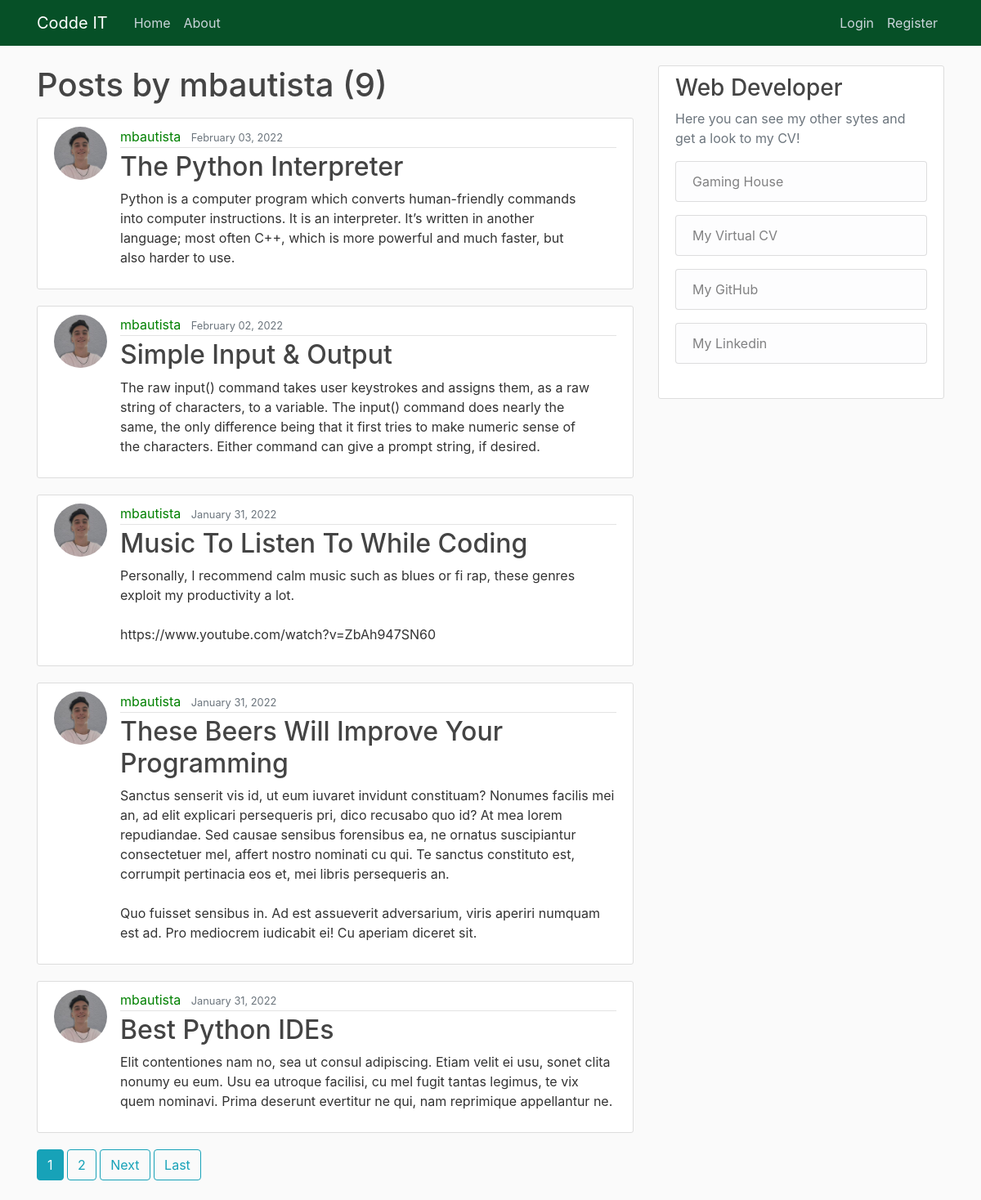
Page /user/mbautista on the committed database.
### blog/models.py (models this page shows, shortened)
class Post(models.Model):
    title = models.CharField(max_length=100)
    content = models.TextField()
    date_posted = models.DateTimeField(default=timezone.now)
    author = models.ForeignKey(User, on_delete=models.CASCADE)

### users/models.py (models this page shows, shortened)
class Profile(models.Model):
    user = models.OneToOneField(User, on_delete=models.CASCADE)
    image = models.ImageField(default='default.jpg', upload_to='profile_pics')

### blog/views.py (the view)
# urls.py: path('user/<str:username>', UserPostListView.as_view(), name='user-posts'),
class UserPostListView(ListView):
    model = Post
    template_name = 'blog/user_posts.html'  # <app>/<model>_<viewtype>.html
    context_object_name = 'posts'
    paginate_by = 5
    def get_queryset(self):
        user = get_object_or_404(User, username=self.kwargs.get('username'))
        return Post.objects.filter(author=user).order_by('-date_posted')

### blog/templates/blog/user_posts.html (shortened to what this page needs)
{% extends "blog/base.html" %}
{% block content %}
    <h1 class="mb-3">Posts by {{ view.kwargs.username }} ({{ page_obj.paginator.count }})</h1>
    {% for post in posts %}
        <article class="media content-section">
          <img class="rounded-circle article-img" src="{{ post.author.profile.image.url }}">
          <div class="media-body">
            <div class="article-metadata">
              <a class="mr-2 style=" style="color: green;" href="{% url 'user-posts' post.author.username %}">{{ post.author }}</a>
              <small class="text-muted">{{ post.date_posted|date:"F d, Y" }}</small>
            </div>
            <h2><a class="article-title" href="{% url 'post-detail' post.id %}">{{ post.title }}</a></h2>
            <p class="article-content">{{ post.content }}</p>
          </div>
        </article>
    {% endfor %}
    {% if is_paginated %}
      {% for num in page_obj.paginator.page_range %}
        {% if page_obj.number == num %}
          <a class="btn btn-info mb-4" href="?page={{ num }}">{{ num }}</a>
        {% elif num > page_obj.number|add:'-3' and num < page_obj.number|add:'3' %}
          <a class="btn btn-outline-info mb-4" href="?page={{ num }}">{{ num }}</a>
        {% endif %}
      {% endfor %}
      {% if page_obj.has_next %}
        <a class="btn btn-outline-info mb-4" href="?page={{ page_obj.next_page_number }}">Next</a>
        <a class="btn btn-outline-info mb-4" href="?page={{ page_obj.paginator.num_pages }}">Last</a>
      {% endif %}
    {% endif %}
{% endblock content %}

### blog/static/blog/main.css (style rules this page uses)
body { background: #fafafa; color: #333333; margin-top: 5rem; }
h1, h2, h3, h4, h5, h6 { color: #444444; }
.content-section { background: #ffffff; padding: 10px 20px; border: 1px solid #dddddd; border-radius: 3px; margin-bottom: 20px; }
.article-title { color: #444444; }
.article-content { white-space: pre-line; }
.article-img { height: 65px; width: 65px; margin-right: 16px; }
.article-metadata { padding-bottom: 1px; margin-bottom: 4px; border-bottom: 1px solid #e3e3e3 }

### rows in the picture
Post: author.profile.image (picture), author "mbautista", date_posted "February 03, 2022", title "The Python Interpreter", content "Python is a computer program which converts human-friendly commands into computer instructions. It is an interpreter. It’s written in another language; most often C++, which is more powerful and much faster, but also harder to use."
Post: author.profile.image (picture), author "mbautista", date_posted "February 02, 2022", title "Simple Input & Output", content "The raw input() command takes user keystrokes and assigns them, as a raw string of characters, to a variable. The input() command does nearly the same, the only difference being that it first tries to make numeric sense of the characters. Either command can give a prompt string, if desired."
Post: author.profile.image (picture), author "mbautista", date_posted "January 31, 2022", title "Music To Listen To While Coding", content "Personally, I recommend calm music such as blues or fi rap, these genres exploit my productivity a lot. https://www.youtube.com/watch?v=ZbAh947SN60"
Post: author.profile.image (picture), author "mbautista", date_posted "January 31, 2022", title "These Beers Will Improve Your Programming", content "Sanctus senserit vis id, ut eum iuvaret invidunt constituam? Nonumes facilis mei an, ad elit explicari persequeris pri, dico recusabo quo id? At mea lorem repudiandae. Sed causae sensibus forensibus ea, ne ornatus suscipiantur consectetuer mel, affert nostro nominati cu qui. Te sanctus constituto est, corrumpit pertinacia eos et, mei libris persequeris an. Quo fuisset sensibus in. Ad est assueverit adversarium, viris aperiri numquam est ad. Pro mediocrem iudicabit ei! Cu aperiam diceret sit."
Post: author.profile.image (picture), author "mbautista", date_posted "January 31, 2022", title "Best Python IDEs", content "Elit contentiones nam no, sea ut consul adipiscing. Etiam velit ei usu, sonet clita nonumy eu eum. Usu ea utroque facilisi, cu mel fugit tantas legimus, te vix quem nominavi. Prima deserunt evertitur ne qui, nam reprimique appellantur ne."

### other values in the picture
{{ view.kwargs.username }} "mbautista"
{{ page_obj.paginator.count }} "9"
{{ num }} "1"
{{ num }} "2"
